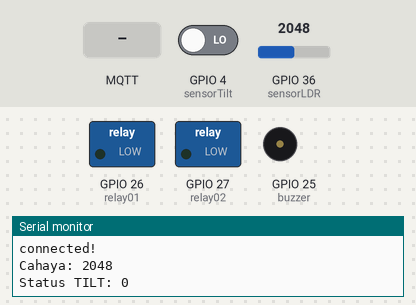
Bench run of a sketch on a simulated ESP32. Parts: switched loads named in the sketch (green lamp = pin HIGH), buzzer (waves = sounding, pin HIGH), the last lines printed to the serial monitor. Inputs (shaded band) come from the test bench; at power-on: GPIO 4 (sensorTilt) LOW, GPIO 36 (sensorLDR) = 2048. WiFi joins after 1.5 s; servers stay silent unless stated; no MQTT or app messages arrive unless stated.

Above: at 3.2 s.
3.3 s: MQTT message "on" arrives on the first subscribed topic
At 4.2 s:
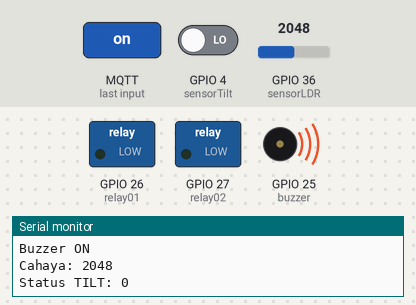
4.8 s: MQTT message "on" arrives on the second subscribed topic
At 5.7 s:
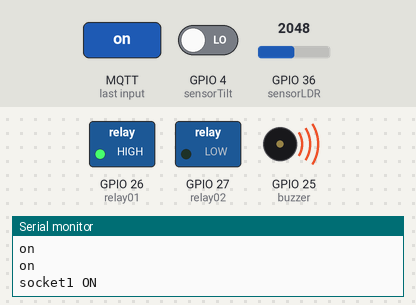
6.3 s: MQTT message "off" arrives on the first subscribed topic
At 6.7 s:
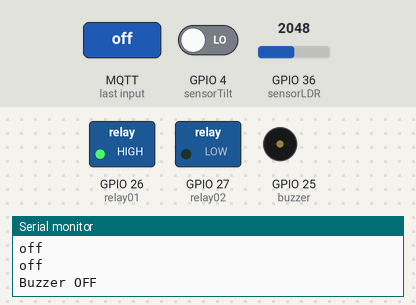
7.8 s: MQTT message "on" arrives on the third subscribed topic
At 9.0 s:
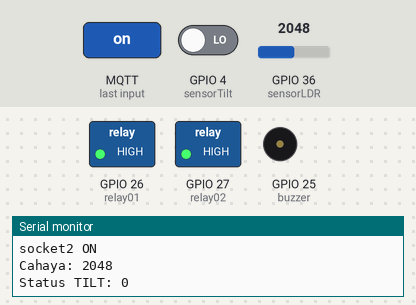
9.3 s: MQTT message "off" arrives on the second subscribed topic
At 10.0 s:
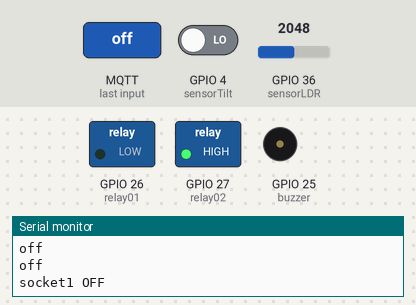
10.8 s: MQTT message "off" arrives on the third subscribed topic
At 11.1 s:
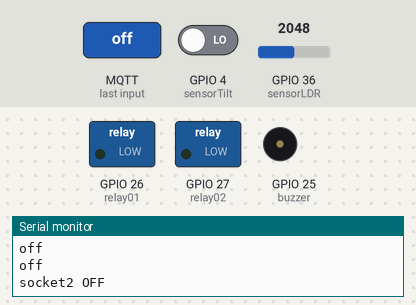
Timing chart, 0 to 13.3 s (numbered marks = the images above; inputs shaded):
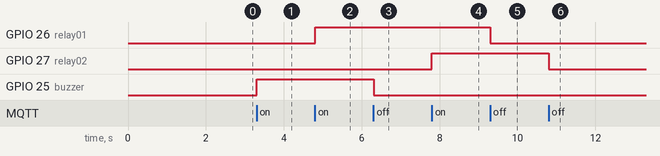

The sketch:

esidevkitMQTT_IoTBoardRelay.ino
```cpp
/*------------------------------------------------------------------
  ===================  Seksyen 1 - HEADER        ===================
  ------------------------------------------------------------------*/

//-------------------------------------------------------------------
//=  A. - Library  include and define  yang diperlukan              =
//-------------------------------------------------------------------

#include <WiFi.h>
#include <MQTT.h>

//--------------------------------------------------------------------------
//-----b. - ISTIHAR Sambungan nama Pin dengan Nombor Fizikal PIN ----
//--------------------------------------------------------------------------

#define relay01     26  // digital OUTPUT - RELAY 1
#define relay02     27  // digital OUTPUT - RELAY 2
#define buzzer      25  // digital OUTPUT - BUZZER
#define SensorDS18  15  // pin ke DS18B20 (ONEWIRE) sensor Suhu
#define sensorLDR   36  // analog INPUT   - Sensor Cahaya
#define sensorTilt  4   // digital Input  - Sensor Tilt
#define sensorVolt  35  // analog INPUT   - Sensor Voltan

// ~~~~~~~~~~~~~~~~~~~~ PENTING ~~~~~~~~~~~~~~~~~~~~~~~~
// ------ Sila edit nama atau ID ikut keperluan --------
#define Client_Id   "id_anda___"
#define NamaBroker  "broker.emqx.io"
#define namaSSID    "IoT";
#define SSIDpwd     "iot@kksj2023";
// ~~~~~~~~~~~~~~~~~~~  TAMMAT   ~~~~~~~~~~~~~~~~~~~~~~~

//-----c.  - ISTIHAR  constant dan pembolehubah------------------------------
//---Penetapan nama Pembolehubah yg diumpukkan kepada satu nilai awal  --
const char ssid[] = namaSSID;
const char pass[] = SSIDpwd;

//------ ISTIHAR Pemboleh ubah dengan jenis Data yang digunakan---
unsigned long lastMillis = 0;

//-----d. - Cipta Objek dari Librari berkaitan------------------ ----
//--------------------------------------------------------------------------

WiFiClient net;
MQTTClient client;


//##################  Seksyen 1 - TAMAT #############################
//--------------FUNCTION----------------------------

void connect() {
  Serial.print("sambungan ke wifi...");
  while (WiFi.status() != WL_CONNECTED) {
    Serial.print(".");
    delay(1000);
  }
  Serial.println("");
  Serial.print("sambungan WiFi berjaya ..... ");
  Serial.print("IP address: ");
  Serial.println(WiFi.localIP()); // Print the IP address

  Serial.print("sambungan ke broker MQTT : ");
  Serial.println(NamaBroker);

  Serial.print("\nconnecting...");
  while (!client.connect(Client_Id)) {
    Serial.print(".");
    delay(1000);
  }
  Serial.println("\nconnected!");
  client.subscribe("topicAnda/buzzer");
  client.subscribe("topicAnda/relay1");
  client.subscribe("topicAnda/relay2");
  // -- tambah subcribe disini ---

}

void messageReceived(String &topic, String &payload) {
  //Serial.println("incoming: " + topic + " - " + payload);
   Serial.println(payload);

  //   ----Tulis Kod Kawalan ( subsribe here ) ---------------------
  //==========================Buzzer Control ========================
     if(String(topic) == "topicAnda/buzzer")
  {
      if(payload =="on")
      {
      Serial.println(payload);
      digitalWrite(buzzer,HIGH);
      Serial.println("Buzzer ON");
      }

      else if(payload =="off")
      {
        Serial.println(payload);
        digitalWrite(buzzer,LOW);
        Serial.println("Buzzer OFF");

      }
  }
  //==========================Relay 1 Control ========================

  if(String(topic) == "topicAnda/relay1")
  {
      if(payload =="on")
      {
      Serial.println(payload);
      digitalWrite(relay01,HIGH);
      Serial.println("socket1 ON");
      }

      else if(payload =="off")
      {
        Serial.println(payload);
        digitalWrite(relay01,LOW);
        Serial.println("socket1 OFF");
      }
  }

  //==========================Relay 2 Control ========================

   if(String(topic) == "topicAnda/relay2")
  {
      if(payload =="on")
      {
      Serial.println(payload);
      digitalWrite(relay02,HIGH);
      Serial.println("socket2 ON");

      }

      else if(payload =="off")
      {
        Serial.println(payload);
        digitalWrite(relay02,LOW);
        Serial.println("socket2 OFF");

      }
  }

  //--------------------------- END --------------------
}

//###################################################
//==================  Seksyen 2 - Fungsi Setup ======================
//-------------------------------------------------------------------

void setup() {
  pinMode(relay01,OUTPUT);
  pinMode(relay02,OUTPUT);
  pinMode(buzzer,OUTPUT);
  pinMode(sensorTilt, INPUT);

  Serial.begin(115200); // initialize serial
  WiFi.begin(ssid, pass);

  client.begin(NamaBroker, net);
  client.onMessage(messageReceived);
  connect();
}
//##################  Seksyen 2 - TAMAT #############################

//==============  Seksyen 3 - Fungsi Utama (LOOP) ===================
//-------------------------------------------------------------------
void loop() {

 client.loop();
 delay(10);  // <- fixes some issues with WiFi stability

  if (!client.connected()) {
    connect();
  }

// publish a message roughly every second.
  if (millis() - lastMillis > 2000) {
  lastMillis = millis();

  //------SENSOR 1 -------------------------------------------------------------

  int dataLDR = analogRead(sensorLDR);
  Serial.print("Cahaya: ");
  Serial.println(dataLDR);

  client.publish("topicAnda/ldr", String(dataLDR));

  //------SENSOR 2 -------------------------------------------------------------

  int dataTilt = digitalRead(sensorTilt);
  Serial.print("Status TILT: ");
  Serial.println(dataTilt);

  client.publish("topicAnda/tilt", String(dataTilt));
 //-----------end ----------------------------------
  }
}

//##################  Seksyen 3 - TAMAT #############################
```

Measured:
- after the input at 3.3 s, GPIO 25 (buzzer): LOW → HIGH at once
- after the input at 4.8 s, GPIO 26 (relay01): LOW → HIGH at once
- after the input at 6.3 s, GPIO 25 (buzzer): HIGH → LOW at once
- after the input at 7.8 s, GPIO 27 (relay02): LOW → HIGH at once
- after the input at 9.3 s, GPIO 26 (relay01): HIGH → LOW at once
- after the input at 10.8 s, GPIO 27 (relay02): HIGH → LOW at once
